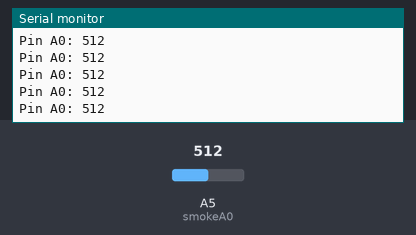
Bench run of a sketch on a simulated Arduino Uno, built with avr-gcc and run on an emulated ATmega328P. On the bench: the last lines printed to the serial monitor. The inputs (shaded band) are chosen by the test bench; at power-on: A5 (smokeA0) = 512.

Above: at 1.2 s.
1.3 s: A5 (smokeA0) set to 716
At 1.31 s:
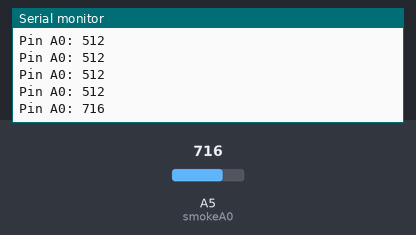
2.8 s: A5 (smokeA0) set to 900
At 2.81 s:
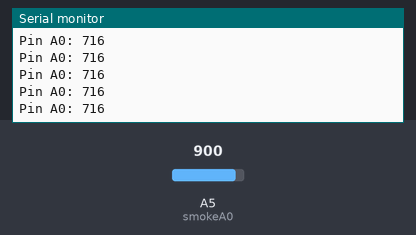
Timing chart, 0 to 5.8 s (numbered marks = the images above; inputs shaded):
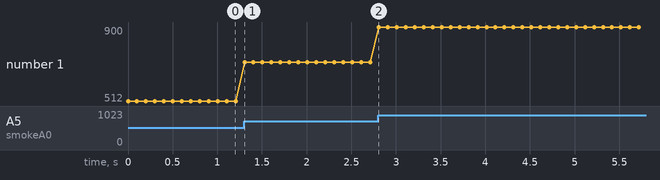

The sketch:

gasSensor.ino
```cpp
int smokeA0 = A5;

void setup() {
  pinMode(smokeA0, INPUT);
  Serial.begin(9600);
}

void loop() {
//  int analogSensor = analogRead(smokeA0);
  Serial.print("Pin A0: ");
  Serial.println(analogRead(smokeA0));
  delay(100);
}
```

Measured:
- after the input at 1.3 s, the serial monitor: prints a new line at once (image 1)
- plotted number 1: 512 → 716 after the input at 1.3 s, 716 → 900 after the input at 2.8 s
